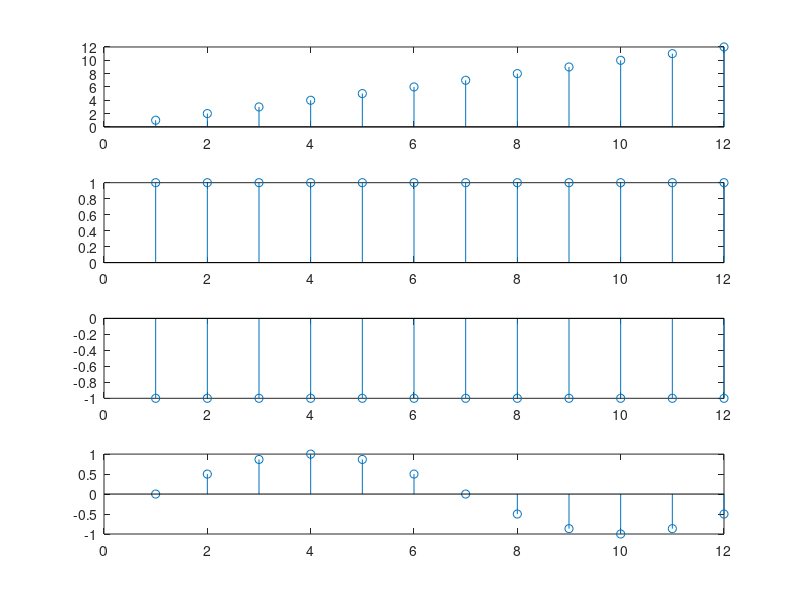
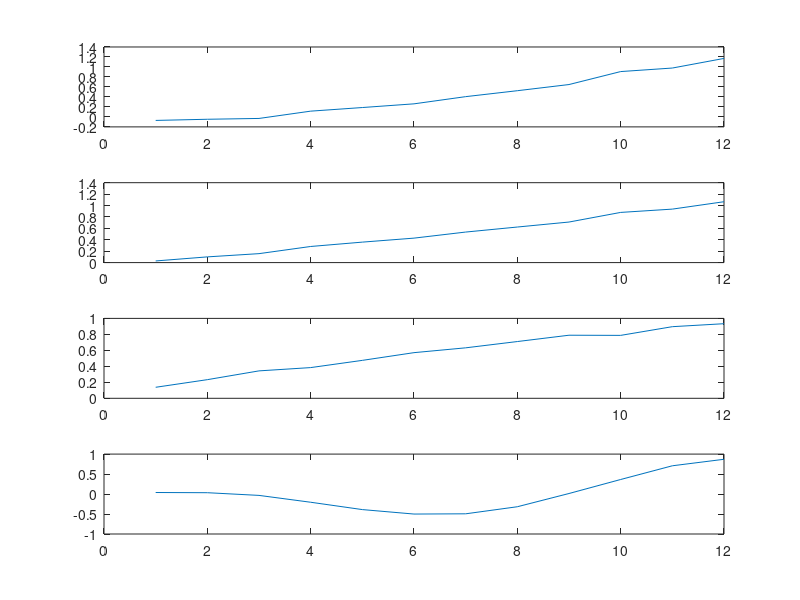
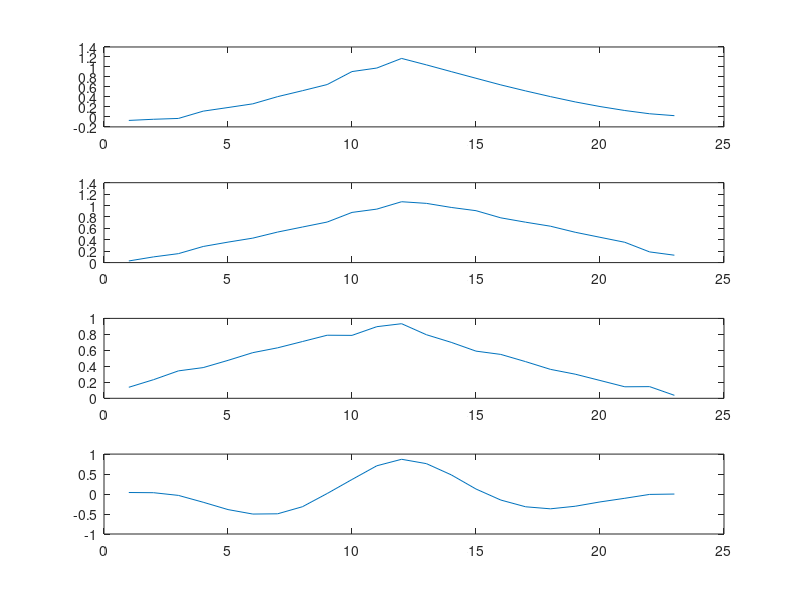

These figures' MATLAB source, in order:
% matched Filter Code;
clear all; close all; clc;

%%
x1 = 1:12;
l = length(x1);
x2 = ones(1,l);
x3 = -x2;
n = 0:l-1;
x4 = sin(2*pi*n/l);

%%
figure;
hold on;
title('Input signals', 'fontweight', 'bold');
subplot(411);
stem(x1);

subplot(412);
stem(x2);

subplot(413);
stem(x3);

subplot(414)
stem(x4)

%%
P1 = sum(x1.^2);
P2 = sum(x2.^2);
P3 = sum(x3.^2);
P4 = sum(x4.^2);

%Normalizing Signals
x1 = x1./sqrt(P1);
x2 = x2./sqrt(P2);
x3 = x3./sqrt(P3);
x4 = x4./sqrt(P4);

%%
SNR = input('Enter The desired value of SNR in dBs:');
N0 = 10^(-SNR/10);

%generating noise signal of desired SNR
noise=sqrt(N0/l).*randn(1,l);

%Received Signal

r1 = x1 + noise;
r2 = x2 + noise;
r3 = x3 + noise;
r4 = x4 + noise;

%%
%Matched Filter
M1 = filter(fliplr(x1),1,r1);
M2 = filter(fliplr(x2),1,r2);
M3 = filter(fliplr(x3),1,r3);
M4 = filter(fliplr(x4),1,r4);

%%
figure;
hold on;
title('Matched Filter Results', 'fontweight', 'bold');
subplot(411);
plot(M1);

subplot(412);
plot(M2);

subplot(413);
plot(M3);

subplot(414);
plot(M4);

%%
% correlation
X1 = xcorr(r1,x1);
X2 = xcorr(r2,x2);
X3 = xcorr(r3,x3);
X4 = xcorr(r4,x4);

%%
figure;
hold on;
title('Correlation', 'fontweight', 'bold');
subplot(411);
plot(X1);

subplot(412);
plot(X2);

subplot(413);
plot(X3);

subplot(414);
plot(X4);
